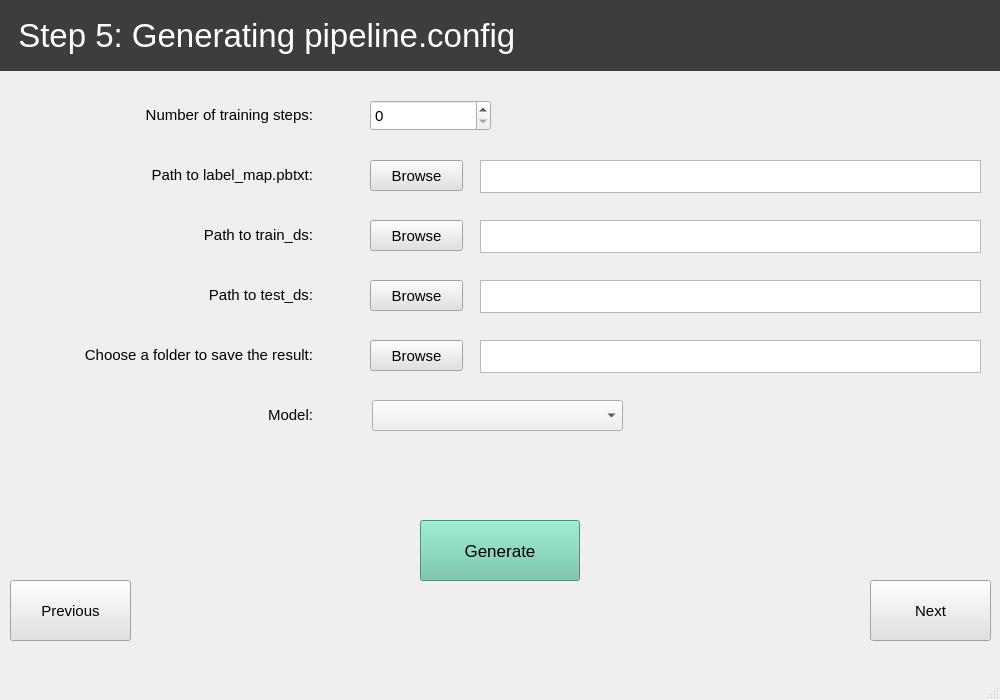
<?xml version="1.0" encoding="UTF-8"?>
<ui version="4.0">
 <class>step4</class>
 <widget class="QMainWindow" name="step4">
  <property name="geometry">
   <rect>
    <x>0</x>
    <y>0</y>
    <width>1000</width>
    <height>700</height>
   </rect>
  </property>
  <property name="windowTitle">
   <string>Scantronic</string>
  </property>
  <widget class="QWidget" name="centralwidget">
   <widget class="QLabel" name="label">
    <property name="geometry">
     <rect>
      <x>0</x>
      <y>0</y>
      <width>1001</width>
      <height>71</height>
     </rect>
    </property>
    <property name="palette">
     <palette>
      <active>
       <colorrole role="WindowText">
        <brush brushstyle="SolidPattern">
         <color alpha="255">
          <red>255</red>
          <green>255</green>
          <blue>255</blue>
         </color>
        </brush>
       </colorrole>
       <colorrole role="Button">
        <brush brushstyle="SolidPattern">
         <color alpha="255">
          <red>61</red>
          <green>61</green>
          <blue>61</blue>
         </color>
        </brush>
       </colorrole>
       <colorrole role="Base">
        <brush brushstyle="SolidPattern">
         <color alpha="255">
          <red>61</red>
          <green>61</green>
          <blue>61</blue>
         </color>
        </brush>
       </colorrole>
       <colorrole role="Window">
        <brush brushstyle="SolidPattern">
         <color alpha="255">
          <red>61</red>
          <green>61</green>
          <blue>61</blue>
         </color>
        </brush>
       </colorrole>
      </active>
      <inactive>
       <colorrole role="WindowText">
        <brush brushstyle="SolidPattern">
         <color alpha="255">
          <red>255</red>
          <green>255</green>
          <blue>255</blue>
         </color>
        </brush>
       </colorrole>
       <colorrole role="Button">
        <brush brushstyle="SolidPattern">
         <color alpha="255">
          <red>61</red>
          <green>61</green>
          <blue>61</blue>
         </color>
        </brush>
       </colorrole>
       <colorrole role="Base">
        <brush brushstyle="SolidPattern">
         <color alpha="255">
          <red>61</red>
          <green>61</green>
          <blue>61</blue>
         </color>
        </brush>
       </colorrole>
       <colorrole role="Window">
        <brush brushstyle="SolidPattern">
         <color alpha="255">
          <red>61</red>
          <green>61</green>
          <blue>61</blue>
         </color>
        </brush>
       </colorrole>
      </inactive>
      <disabled>
       <colorrole role="WindowText">
        <brush brushstyle="SolidPattern">
         <color alpha="255">
          <red>120</red>
          <green>120</green>
          <blue>120</blue>
         </color>
        </brush>
       </colorrole>
       <colorrole role="Button">
        <brush brushstyle="SolidPattern">
         <color alpha="255">
          <red>61</red>
          <green>61</green>
          <blue>61</blue>
         </color>
        </brush>
       </colorrole>
       <colorrole role="Base">
        <brush brushstyle="SolidPattern">
         <color alpha="255">
          <red>61</red>
          <green>61</green>
          <blue>61</blue>
         </color>
        </brush>
       </colorrole>
       <colorrole role="Window">
        <brush brushstyle="SolidPattern">
         <color alpha="255">
          <red>61</red>
          <green>61</green>
          <blue>61</blue>
         </color>
        </brush>
       </colorrole>
      </disabled>
     </palette>
    </property>
    <property name="font">
     <font>
      <pointsize>25</pointsize>
     </font>
    </property>
    <property name="autoFillBackground">
     <bool>false</bool>
    </property>
    <property name="styleSheet">
     <string notr="true">background-color: rgb(61, 61, 61);</string>
    </property>
    <property name="lineWidth">
     <number>17</number>
    </property>
    <property name="text">
     <string>  Step 5: Generating pipeline.config</string>
    </property>
   </widget>
   <widget class="QTextEdit" name="textEdit_2">
    <property name="geometry">
     <rect>
      <x>480</x>
      <y>160</y>
      <width>501</width>
      <height>33</height>
     </rect>
    </property>
    <property name="font">
     <font>
      <pointsize>10</pointsize>
     </font>
    </property>
    <property name="focusPolicy">
     <enum>Qt::NoFocus</enum>
    </property>
   </widget>
   <widget class="QPushButton" name="pushButton_4">
    <property name="geometry">
     <rect>
      <x>370</x>
      <y>160</y>
      <width>93</width>
      <height>31</height>
     </rect>
    </property>
    <property name="palette">
     <palette>
      <active>
       <colorrole role="Button">
        <brush brushstyle="SolidPattern">
         <color alpha="255">
          <red>225</red>
          <green>225</green>
          <blue>225</blue>
         </color>
        </brush>
       </colorrole>
       <colorrole role="Base">
        <brush brushstyle="SolidPattern">
         <color alpha="255">
          <red>225</red>
          <green>225</green>
          <blue>225</blue>
         </color>
        </brush>
       </colorrole>
       <colorrole role="Window">
        <brush brushstyle="SolidPattern">
         <color alpha="255">
          <red>225</red>
          <green>225</green>
          <blue>225</blue>
         </color>
        </brush>
       </colorrole>
      </active>
      <inactive>
       <colorrole role="Button">
        <brush brushstyle="SolidPattern">
         <color alpha="255">
          <red>225</red>
          <green>225</green>
          <blue>225</blue>
         </color>
        </brush>
       </colorrole>
       <colorrole role="Base">
        <brush brushstyle="SolidPattern">
         <color alpha="255">
          <red>225</red>
          <green>225</green>
          <blue>225</blue>
         </color>
        </brush>
       </colorrole>
       <colorrole role="Window">
        <brush brushstyle="SolidPattern">
         <color alpha="255">
          <red>225</red>
          <green>225</green>
          <blue>225</blue>
         </color>
        </brush>
       </colorrole>
      </inactive>
      <disabled>
       <colorrole role="Button">
        <brush brushstyle="SolidPattern">
         <color alpha="255">
          <red>225</red>
          <green>225</green>
          <blue>225</blue>
         </color>
        </brush>
       </colorrole>
       <colorrole role="Base">
        <brush brushstyle="SolidPattern">
         <color alpha="255">
          <red>225</red>
          <green>225</green>
          <blue>225</blue>
         </color>
        </brush>
       </colorrole>
       <colorrole role="Window">
        <brush brushstyle="SolidPattern">
         <color alpha="255">
          <red>225</red>
          <green>225</green>
          <blue>225</blue>
         </color>
        </brush>
       </colorrole>
      </disabled>
     </palette>
    </property>
    <property name="font">
     <font>
      <pointsize>11</pointsize>
     </font>
    </property>
    <property name="styleSheet">
     <string notr="true">background-color: rgb(225, 225, 225);</string>
    </property>
    <property name="text">
     <string>Browse</string>
    </property>
   </widget>
   <widget class="QLabel" name="label_5">
    <property name="geometry">
     <rect>
      <x>0</x>
      <y>100</y>
      <width>313</width>
      <height>30</height>
     </rect>
    </property>
    <property name="font">
     <font>
      <pointsize>11</pointsize>
     </font>
    </property>
    <property name="text">
     <string>Number of training steps:</string>
    </property>
    <property name="alignment">
     <set>Qt::AlignRight|Qt::AlignTrailing|Qt::AlignVCenter</set>
    </property>
   </widget>
   <widget class="QPushButton" name="pushButton">
    <property name="geometry">
     <rect>
      <x>420</x>
      <y>520</y>
      <width>160</width>
      <height>61</height>
     </rect>
    </property>
    <property name="font">
     <font>
      <pointsize>13</pointsize>
     </font>
    </property>
    <property name="styleSheet">
     <string notr="true">background-color: rgb(105, 194, 166);</string>
    </property>
    <property name="text">
     <string>Generate</string>
    </property>
   </widget>
   <widget class="QLabel" name="label_7">
    <property name="geometry">
     <rect>
      <x>0</x>
      <y>280</y>
      <width>313</width>
      <height>30</height>
     </rect>
    </property>
    <property name="font">
     <font>
      <pointsize>11</pointsize>
     </font>
    </property>
    <property name="text">
     <string>Path to test_ds:</string>
    </property>
    <property name="alignment">
     <set>Qt::AlignRight|Qt::AlignTrailing|Qt::AlignVCenter</set>
    </property>
   </widget>
   <widget class="QLabel" name="label_8">
    <property name="geometry">
     <rect>
      <x>0</x>
      <y>160</y>
      <width>313</width>
      <height>30</height>
     </rect>
    </property>
    <property name="font">
     <font>
      <pointsize>11</pointsize>
     </font>
    </property>
    <property name="text">
     <string>Path to label_map.pbtxt:</string>
    </property>
    <property name="alignment">
     <set>Qt::AlignRight|Qt::AlignTrailing|Qt::AlignVCenter</set>
    </property>
   </widget>
   <widget class="QLabel" name="label_10">
    <property name="geometry">
     <rect>
      <x>0</x>
      <y>220</y>
      <width>313</width>
      <height>30</height>
     </rect>
    </property>
    <property name="font">
     <font>
      <pointsize>11</pointsize>
     </font>
    </property>
    <property name="text">
     <string>Path to train_ds:</string>
    </property>
    <property name="alignment">
     <set>Qt::AlignRight|Qt::AlignTrailing|Qt::AlignVCenter</set>
    </property>
   </widget>
   <widget class="QSpinBox" name="spinBox">
    <property name="geometry">
     <rect>
      <x>370</x>
      <y>100</y>
      <width>121</width>
      <height>31</height>
     </rect>
    </property>
    <property name="font">
     <font>
      <pointsize>11</pointsize>
     </font>
    </property>
    <property name="maximum">
     <number>50000</number>
    </property>
   </widget>
   <widget class="QPushButton" name="pushButton_6">
    <property name="geometry">
     <rect>
      <x>370</x>
      <y>220</y>
      <width>93</width>
      <height>31</height>
     </rect>
    </property>
    <property name="palette">
     <palette>
      <active>
       <colorrole role="Button">
        <brush brushstyle="SolidPattern">
         <color alpha="255">
          <red>225</red>
          <green>225</green>
          <blue>225</blue>
         </color>
        </brush>
       </colorrole>
       <colorrole role="Base">
        <brush brushstyle="SolidPattern">
         <color alpha="255">
          <red>225</red>
          <green>225</green>
          <blue>225</blue>
         </color>
        </brush>
       </colorrole>
       <colorrole role="Window">
        <brush brushstyle="SolidPattern">
         <color alpha="255">
          <red>225</red>
          <green>225</green>
          <blue>225</blue>
         </color>
        </brush>
       </colorrole>
      </active>
      <inactive>
       <colorrole role="Button">
        <brush brushstyle="SolidPattern">
         <color alpha="255">
          <red>225</red>
          <green>225</green>
          <blue>225</blue>
         </color>
        </brush>
       </colorrole>
       <colorrole role="Base">
        <brush brushstyle="SolidPattern">
         <color alpha="255">
          <red>225</red>
          <green>225</green>
          <blue>225</blue>
         </color>
        </brush>
       </colorrole>
       <colorrole role="Window">
        <brush brushstyle="SolidPattern">
         <color alpha="255">
          <red>225</red>
          <green>225</green>
          <blue>225</blue>
         </color>
        </brush>
       </colorrole>
      </inactive>
      <disabled>
       <colorrole role="Button">
        <brush brushstyle="SolidPattern">
         <color alpha="255">
          <red>225</red>
          <green>225</green>
          <blue>225</blue>
         </color>
        </brush>
       </colorrole>
       <colorrole role="Base">
        <brush brushstyle="SolidPattern">
         <color alpha="255">
          <red>225</red>
          <green>225</green>
          <blue>225</blue>
         </color>
        </brush>
       </colorrole>
       <colorrole role="Window">
        <brush brushstyle="SolidPattern">
         <color alpha="255">
          <red>225</red>
          <green>225</green>
          <blue>225</blue>
         </color>
        </brush>
       </colorrole>
      </disabled>
     </palette>
    </property>
    <property name="font">
     <font>
      <pointsize>11</pointsize>
     </font>
    </property>
    <property name="styleSheet">
     <string notr="true">background-color: rgb(225, 225, 225);</string>
    </property>
    <property name="text">
     <string>Browse</string>
    </property>
   </widget>
   <widget class="QTextEdit" name="textEdit_4">
    <property name="geometry">
     <rect>
      <x>480</x>
      <y>220</y>
      <width>501</width>
      <height>33</height>
     </rect>
    </property>
    <property name="font">
     <font>
      <pointsize>10</pointsize>
     </font>
    </property>
    <property name="focusPolicy">
     <enum>Qt::NoFocus</enum>
    </property>
   </widget>
   <widget class="QPushButton" name="pushButton_7">
    <property name="geometry">
     <rect>
      <x>370</x>
      <y>280</y>
      <width>93</width>
      <height>31</height>
     </rect>
    </property>
    <property name="palette">
     <palette>
      <active>
       <colorrole role="Button">
        <brush brushstyle="SolidPattern">
         <color alpha="255">
          <red>225</red>
          <green>225</green>
          <blue>225</blue>
         </color>
        </brush>
       </colorrole>
       <colorrole role="Base">
        <brush brushstyle="SolidPattern">
         <color alpha="255">
          <red>225</red>
          <green>225</green>
          <blue>225</blue>
         </color>
        </brush>
       </colorrole>
       <colorrole role="Window">
        <brush brushstyle="SolidPattern">
         <color alpha="255">
          <red>225</red>
          <green>225</green>
          <blue>225</blue>
         </color>
        </brush>
       </colorrole>
      </active>
      <inactive>
       <colorrole role="Button">
        <brush brushstyle="SolidPattern">
         <color alpha="255">
          <red>225</red>
          <green>225</green>
          <blue>225</blue>
         </color>
        </brush>
       </colorrole>
       <colorrole role="Base">
        <brush brushstyle="SolidPattern">
         <color alpha="255">
          <red>225</red>
          <green>225</green>
          <blue>225</blue>
         </color>
        </brush>
       </colorrole>
       <colorrole role="Window">
        <brush brushstyle="SolidPattern">
         <color alpha="255">
          <red>225</red>
          <green>225</green>
          <blue>225</blue>
         </color>
        </brush>
       </colorrole>
      </inactive>
      <disabled>
       <colorrole role="Button">
        <brush brushstyle="SolidPattern">
         <color alpha="255">
          <red>225</red>
          <green>225</green>
          <blue>225</blue>
         </color>
        </brush>
       </colorrole>
       <colorrole role="Base">
        <brush brushstyle="SolidPattern">
         <color alpha="255">
          <red>225</red>
          <green>225</green>
          <blue>225</blue>
         </color>
        </brush>
       </colorrole>
       <colorrole role="Window">
        <brush brushstyle="SolidPattern">
         <color alpha="255">
          <red>225</red>
          <green>225</green>
          <blue>225</blue>
         </color>
        </brush>
       </colorrole>
      </disabled>
     </palette>
    </property>
    <property name="font">
     <font>
      <pointsize>11</pointsize>
     </font>
    </property>
    <property name="styleSheet">
     <string notr="true">background-color: rgb(225, 225, 225);</string>
    </property>
    <property name="text">
     <string>Browse</string>
    </property>
   </widget>
   <widget class="QTextEdit" name="textEdit_5">
    <property name="geometry">
     <rect>
      <x>480</x>
      <y>280</y>
      <width>501</width>
      <height>33</height>
     </rect>
    </property>
    <property name="font">
     <font>
      <pointsize>10</pointsize>
     </font>
    </property>
    <property name="focusPolicy">
     <enum>Qt::NoFocus</enum>
    </property>
   </widget>
   <widget class="QLabel" name="label_11">
    <property name="geometry">
     <rect>
      <x>0</x>
      <y>400</y>
      <width>313</width>
      <height>30</height>
     </rect>
    </property>
    <property name="font">
     <font>
      <pointsize>11</pointsize>
     </font>
    </property>
    <property name="text">
     <string>Model:</string>
    </property>
    <property name="alignment">
     <set>Qt::AlignRight|Qt::AlignTrailing|Qt::AlignVCenter</set>
    </property>
   </widget>
   <widget class="QComboBox" name="comboBox">
    <property name="geometry">
     <rect>
      <x>372</x>
      <y>400</y>
      <width>251</width>
      <height>31</height>
     </rect>
    </property>
    <property name="font">
     <font>
      <pointsize>11</pointsize>
     </font>
    </property>
    <property name="styleSheet">
     <string notr="true">border-color: rgb(0, 0, 0);</string>
    </property>
   </widget>
   <widget class="QPushButton" name="pushButton_8">
    <property name="geometry">
     <rect>
      <x>10</x>
      <y>580</y>
      <width>121</width>
      <height>61</height>
     </rect>
    </property>
    <property name="palette">
     <palette>
      <active>
       <colorrole role="Button">
        <brush brushstyle="SolidPattern">
         <color alpha="255">
          <red>225</red>
          <green>225</green>
          <blue>225</blue>
         </color>
        </brush>
       </colorrole>
       <colorrole role="Base">
        <brush brushstyle="SolidPattern">
         <color alpha="255">
          <red>225</red>
          <green>225</green>
          <blue>225</blue>
         </color>
        </brush>
       </colorrole>
       <colorrole role="Window">
        <brush brushstyle="SolidPattern">
         <color alpha="255">
          <red>225</red>
          <green>225</green>
          <blue>225</blue>
         </color>
        </brush>
       </colorrole>
      </active>
      <inactive>
       <colorrole role="Button">
        <brush brushstyle="SolidPattern">
         <color alpha="255">
          <red>225</red>
          <green>225</green>
          <blue>225</blue>
         </color>
        </brush>
       </colorrole>
       <colorrole role="Base">
        <brush brushstyle="SolidPattern">
         <color alpha="255">
          <red>225</red>
          <green>225</green>
          <blue>225</blue>
         </color>
        </brush>
       </colorrole>
       <colorrole role="Window">
        <brush brushstyle="SolidPattern">
         <color alpha="255">
          <red>225</red>
          <green>225</green>
          <blue>225</blue>
         </color>
        </brush>
       </colorrole>
      </inactive>
      <disabled>
       <colorrole role="Button">
        <brush brushstyle="SolidPattern">
         <color alpha="255">
          <red>225</red>
          <green>225</green>
          <blue>225</blue>
         </color>
        </brush>
       </colorrole>
       <colorrole role="Base">
        <brush brushstyle="SolidPattern">
         <color alpha="255">
          <red>225</red>
          <green>225</green>
          <blue>225</blue>
         </color>
        </brush>
       </colorrole>
       <colorrole role="Window">
        <brush brushstyle="SolidPattern">
         <color alpha="255">
          <red>225</red>
          <green>225</green>
          <blue>225</blue>
         </color>
        </brush>
       </colorrole>
      </disabled>
     </palette>
    </property>
    <property name="font">
     <font>
      <pointsize>11</pointsize>
     </font>
    </property>
    <property name="styleSheet">
     <string notr="true">background-color: rgb(225, 225, 225);</string>
    </property>
    <property name="text">
     <string>Previous</string>
    </property>
   </widget>
   <widget class="QPushButton" name="pushButton_9">
    <property name="geometry">
     <rect>
      <x>870</x>
      <y>580</y>
      <width>121</width>
      <height>61</height>
     </rect>
    </property>
    <property name="palette">
     <palette>
      <active>
       <colorrole role="Button">
        <brush brushstyle="SolidPattern">
         <color alpha="255">
          <red>225</red>
          <green>225</green>
          <blue>225</blue>
         </color>
        </brush>
       </colorrole>
       <colorrole role="Base">
        <brush brushstyle="SolidPattern">
         <color alpha="255">
          <red>225</red>
          <green>225</green>
          <blue>225</blue>
         </color>
        </brush>
       </colorrole>
       <colorrole role="Window">
        <brush brushstyle="SolidPattern">
         <color alpha="255">
          <red>225</red>
          <green>225</green>
          <blue>225</blue>
         </color>
        </brush>
       </colorrole>
      </active>
      <inactive>
       <colorrole role="Button">
        <brush brushstyle="SolidPattern">
         <color alpha="255">
          <red>225</red>
          <green>225</green>
          <blue>225</blue>
         </color>
        </brush>
       </colorrole>
       <colorrole role="Base">
        <brush brushstyle="SolidPattern">
         <color alpha="255">
          <red>225</red>
          <green>225</green>
          <blue>225</blue>
         </color>
        </brush>
       </colorrole>
       <colorrole role="Window">
        <brush brushstyle="SolidPattern">
         <color alpha="255">
          <red>225</red>
          <green>225</green>
          <blue>225</blue>
         </color>
        </brush>
       </colorrole>
      </inactive>
      <disabled>
       <colorrole role="Button">
        <brush brushstyle="SolidPattern">
         <color alpha="255">
          <red>225</red>
          <green>225</green>
          <blue>225</blue>
         </color>
        </brush>
       </colorrole>
       <colorrole role="Base">
        <brush brushstyle="SolidPattern">
         <color alpha="255">
          <red>225</red>
          <green>225</green>
          <blue>225</blue>
         </color>
        </brush>
       </colorrole>
       <colorrole role="Window">
        <brush brushstyle="SolidPattern">
         <color alpha="255">
          <red>225</red>
          <green>225</green>
          <blue>225</blue>
         </color>
        </brush>
       </colorrole>
      </disabled>
     </palette>
    </property>
    <property name="font">
     <font>
      <pointsize>11</pointsize>
     </font>
    </property>
    <property name="styleSheet">
     <string notr="true">background-color: rgb(225, 225, 225);</string>
    </property>
    <property name="text">
     <string>Next</string>
    </property>
   </widget>
   <widget class="QTextEdit" name="textEdit">
    <property name="geometry">
     <rect>
      <x>480</x>
      <y>340</y>
      <width>501</width>
      <height>33</height>
     </rect>
    </property>
    <property name="font">
     <font>
      <pointsize>10</pointsize>
     </font>
    </property>
    <property name="focusPolicy">
     <enum>Qt::NoFocus</enum>
    </property>
   </widget>
   <widget class="QPushButton" name="pushButton_10">
    <property name="geometry">
     <rect>
      <x>370</x>
      <y>340</y>
      <width>93</width>
      <height>31</height>
     </rect>
    </property>
    <property name="palette">
     <palette>
      <active>
       <colorrole role="Button">
        <brush brushstyle="SolidPattern">
         <color alpha="255">
          <red>225</red>
          <green>225</green>
          <blue>225</blue>
         </color>
        </brush>
       </colorrole>
       <colorrole role="Base">
        <brush brushstyle="SolidPattern">
         <color alpha="255">
          <red>225</red>
          <green>225</green>
          <blue>225</blue>
         </color>
        </brush>
       </colorrole>
       <colorrole role="Window">
        <brush brushstyle="SolidPattern">
         <color alpha="255">
          <red>225</red>
          <green>225</green>
          <blue>225</blue>
         </color>
        </brush>
       </colorrole>
      </active>
      <inactive>
       <colorrole role="Button">
        <brush brushstyle="SolidPattern">
         <color alpha="255">
          <red>225</red>
          <green>225</green>
          <blue>225</blue>
         </color>
        </brush>
       </colorrole>
       <colorrole role="Base">
        <brush brushstyle="SolidPattern">
         <color alpha="255">
          <red>225</red>
          <green>225</green>
          <blue>225</blue>
         </color>
        </brush>
       </colorrole>
       <colorrole role="Window">
        <brush brushstyle="SolidPattern">
         <color alpha="255">
          <red>225</red>
          <green>225</green>
          <blue>225</blue>
         </color>
        </brush>
       </colorrole>
      </inactive>
      <disabled>
       <colorrole role="Button">
        <brush brushstyle="SolidPattern">
         <color alpha="255">
          <red>225</red>
          <green>225</green>
          <blue>225</blue>
         </color>
        </brush>
       </colorrole>
       <colorrole role="Base">
        <brush brushstyle="SolidPattern">
         <color alpha="255">
          <red>225</red>
          <green>225</green>
          <blue>225</blue>
         </color>
        </brush>
       </colorrole>
       <colorrole role="Window">
        <brush brushstyle="SolidPattern">
         <color alpha="255">
          <red>225</red>
          <green>225</green>
          <blue>225</blue>
         </color>
        </brush>
       </colorrole>
      </disabled>
     </palette>
    </property>
    <property name="font">
     <font>
      <pointsize>11</pointsize>
     </font>
    </property>
    <property name="styleSheet">
     <string notr="true">background-color: rgb(225, 225, 225);</string>
    </property>
    <property name="text">
     <string>Browse</string>
    </property>
   </widget>
   <widget class="QLabel" name="label_13">
    <property name="geometry">
     <rect>
      <x>0</x>
      <y>340</y>
      <width>313</width>
      <height>29</height>
     </rect>
    </property>
    <property name="font">
     <font>
      <pointsize>11</pointsize>
     </font>
    </property>
    <property name="text">
     <string>Choose a folder to save the result:</string>
    </property>
    <property name="alignment">
     <set>Qt::AlignRight|Qt::AlignTrailing|Qt::AlignVCenter</set>
    </property>
   </widget>
  </widget>
  <widget class="QMenuBar" name="menubar">
   <property name="geometry">
    <rect>
     <x>0</x>
     <y>0</y>
     <width>1000</width>
     <height>26</height>
    </rect>
   </property>
  </widget>
  <widget class="QStatusBar" name="statusbar"/>
 </widget>
 <resources/>
 <connections/>
</ui>
